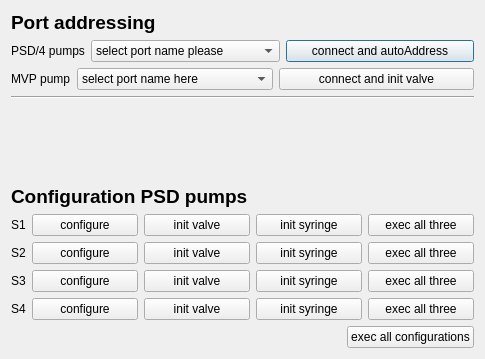
<?xml version="1.0" encoding="UTF-8"?>
<ui version="4.0">
 <class>Dialog</class>
 <widget class="QDialog" name="Dialog">
  <property name="geometry">
   <rect>
    <x>0</x>
    <y>0</y>
    <width>485</width>
    <height>359</height>
   </rect>
  </property>
  <property name="windowTitle">
   <string>Dialog</string>
  </property>
  <layout class="QVBoxLayout" name="verticalLayout">
   <item>
    <widget class="QLabel" name="label">
     <property name="sizePolicy">
      <sizepolicy hsizetype="Fixed" vsizetype="Preferred">
       <horstretch>0</horstretch>
       <verstretch>0</verstretch>
      </sizepolicy>
     </property>
     <property name="font">
      <font>
       <pointsize>14</pointsize>
       <weight>75</weight>
       <bold>true</bold>
       <underline>false</underline>
      </font>
     </property>
     <property name="text">
      <string>Port addressing</string>
     </property>
    </widget>
   </item>
   <item>
    <layout class="QHBoxLayout" name="horizontalLayout">
     <item>
      <widget class="QLabel" name="label_2">
       <property name="sizePolicy">
        <sizepolicy hsizetype="Fixed" vsizetype="Preferred">
         <horstretch>0</horstretch>
         <verstretch>0</verstretch>
        </sizepolicy>
       </property>
       <property name="text">
        <string>PSD/4 pumps</string>
       </property>
      </widget>
     </item>
     <item>
      <widget class="QComboBox" name="comboBox">
       <item>
        <property name="text">
         <string>select port name please</string>
        </property>
       </item>
      </widget>
     </item>
     <item>
      <widget class="QPushButton" name="pushButton_connect_psd">
       <property name="text">
        <string>connect and autoAddress</string>
       </property>
      </widget>
     </item>
    </layout>
   </item>
   <item>
    <layout class="QHBoxLayout" name="horizontalLayout_2">
     <item>
      <widget class="QLabel" name="label_3">
       <property name="sizePolicy">
        <sizepolicy hsizetype="Fixed" vsizetype="Preferred">
         <horstretch>0</horstretch>
         <verstretch>0</verstretch>
        </sizepolicy>
       </property>
       <property name="text">
        <string>MVP pump</string>
       </property>
      </widget>
     </item>
     <item>
      <widget class="QComboBox" name="comboBox_2">
       <item>
        <property name="text">
         <string>select port name here</string>
        </property>
       </item>
      </widget>
     </item>
     <item>
      <widget class="QPushButton" name="pushButton_connect_mvp">
       <property name="text">
        <string>connect and init valve</string>
       </property>
      </widget>
     </item>
    </layout>
   </item>
   <item>
    <widget class="Line" name="line">
     <property name="orientation">
      <enum>Qt::Horizontal</enum>
     </property>
    </widget>
   </item>
   <item>
    <spacer name="verticalSpacer">
     <property name="orientation">
      <enum>Qt::Vertical</enum>
     </property>
     <property name="sizeHint" stdset="0">
      <size>
       <width>20</width>
       <height>40</height>
      </size>
     </property>
    </spacer>
   </item>
   <item>
    <widget class="QLabel" name="label_8">
     <property name="sizePolicy">
      <sizepolicy hsizetype="Fixed" vsizetype="Preferred">
       <horstretch>0</horstretch>
       <verstretch>0</verstretch>
      </sizepolicy>
     </property>
     <property name="font">
      <font>
       <pointsize>14</pointsize>
       <weight>75</weight>
       <bold>true</bold>
      </font>
     </property>
     <property name="text">
      <string>Configuration PSD pumps</string>
     </property>
    </widget>
   </item>
   <item>
    <layout class="QGridLayout" name="gridLayout">
     <item row="0" column="3">
      <widget class="QPushButton" name="pushButton_init_syringe_1">
       <property name="text">
        <string>init syringe</string>
       </property>
      </widget>
     </item>
     <item row="2" column="2">
      <widget class="QPushButton" name="pushButton_init_valve_3">
       <property name="text">
        <string>init valve</string>
       </property>
      </widget>
     </item>
     <item row="2" column="0">
      <widget class="QLabel" name="label_6">
       <property name="sizePolicy">
        <sizepolicy hsizetype="Fixed" vsizetype="Preferred">
         <horstretch>0</horstretch>
         <verstretch>0</verstretch>
        </sizepolicy>
       </property>
       <property name="text">
        <string>S3</string>
       </property>
      </widget>
     </item>
     <item row="0" column="2">
      <widget class="QPushButton" name="pushButton_init_valve_1">
       <property name="text">
        <string>init valve</string>
       </property>
      </widget>
     </item>
     <item row="3" column="3">
      <widget class="QPushButton" name="pushButton_init_syringe_4">
       <property name="text">
        <string>init syringe</string>
       </property>
      </widget>
     </item>
     <item row="0" column="1">
      <widget class="QPushButton" name="pushButton_config_1">
       <property name="text">
        <string>configure</string>
       </property>
      </widget>
     </item>
     <item row="0" column="0">
      <widget class="QLabel" name="label_4">
       <property name="sizePolicy">
        <sizepolicy hsizetype="Fixed" vsizetype="Preferred">
         <horstretch>0</horstretch>
         <verstretch>0</verstretch>
        </sizepolicy>
       </property>
       <property name="text">
        <string>S1</string>
       </property>
      </widget>
     </item>
     <item row="2" column="1">
      <widget class="QPushButton" name="pushButton_config_3">
       <property name="text">
        <string>configure</string>
       </property>
      </widget>
     </item>
     <item row="1" column="1">
      <widget class="QPushButton" name="pushButton_config_2">
       <property name="text">
        <string>configure</string>
       </property>
      </widget>
     </item>
     <item row="1" column="3">
      <widget class="QPushButton" name="pushButton_init_syringe_2">
       <property name="text">
        <string>init syringe</string>
       </property>
      </widget>
     </item>
     <item row="3" column="2">
      <widget class="QPushButton" name="pushButton_init_valve_4">
       <property name="text">
        <string>init valve</string>
       </property>
      </widget>
     </item>
     <item row="3" column="0">
      <widget class="QLabel" name="label_7">
       <property name="sizePolicy">
        <sizepolicy hsizetype="Fixed" vsizetype="Preferred">
         <horstretch>0</horstretch>
         <verstretch>0</verstretch>
        </sizepolicy>
       </property>
       <property name="text">
        <string>S4</string>
       </property>
      </widget>
     </item>
     <item row="2" column="3">
      <widget class="QPushButton" name="pushButton_init_syringe_3">
       <property name="text">
        <string>init syringe</string>
       </property>
      </widget>
     </item>
     <item row="3" column="1">
      <widget class="QPushButton" name="pushButton_config_4">
       <property name="text">
        <string>configure</string>
       </property>
      </widget>
     </item>
     <item row="1" column="2">
      <widget class="QPushButton" name="pushButton_init_valve_2">
       <property name="text">
        <string>init valve</string>
       </property>
      </widget>
     </item>
     <item row="1" column="0">
      <widget class="QLabel" name="label_5">
       <property name="sizePolicy">
        <sizepolicy hsizetype="Fixed" vsizetype="Preferred">
         <horstretch>0</horstretch>
         <verstretch>0</verstretch>
        </sizepolicy>
       </property>
       <property name="text">
        <string>S2</string>
       </property>
      </widget>
     </item>
     <item row="0" column="4">
      <widget class="QPushButton" name="pushButton_do_all_1">
       <property name="text">
        <string>exec all three</string>
       </property>
      </widget>
     </item>
     <item row="1" column="4">
      <widget class="QPushButton" name="pushButton_do_all_2">
       <property name="text">
        <string>exec all three</string>
       </property>
      </widget>
     </item>
     <item row="2" column="4">
      <widget class="QPushButton" name="pushButton_do_all_3">
       <property name="text">
        <string>exec all three</string>
       </property>
      </widget>
     </item>
     <item row="3" column="4">
      <widget class="QPushButton" name="pushButton_do_all_4">
       <property name="text">
        <string>exec all three</string>
       </property>
      </widget>
     </item>
    </layout>
   </item>
   <item>
    <layout class="QHBoxLayout" name="horizontalLayout_3">
     <item>
      <spacer name="horizontalSpacer">
       <property name="orientation">
        <enum>Qt::Horizontal</enum>
       </property>
       <property name="sizeHint" stdset="0">
        <size>
         <width>40</width>
         <height>20</height>
        </size>
       </property>
      </spacer>
     </item>
     <item>
      <widget class="QPushButton" name="pushButton_3">
       <property name="text">
        <string>exec all configurations</string>
       </property>
      </widget>
     </item>
    </layout>
   </item>
  </layout>
 </widget>
 <resources/>
 <connections/>
</ui>
